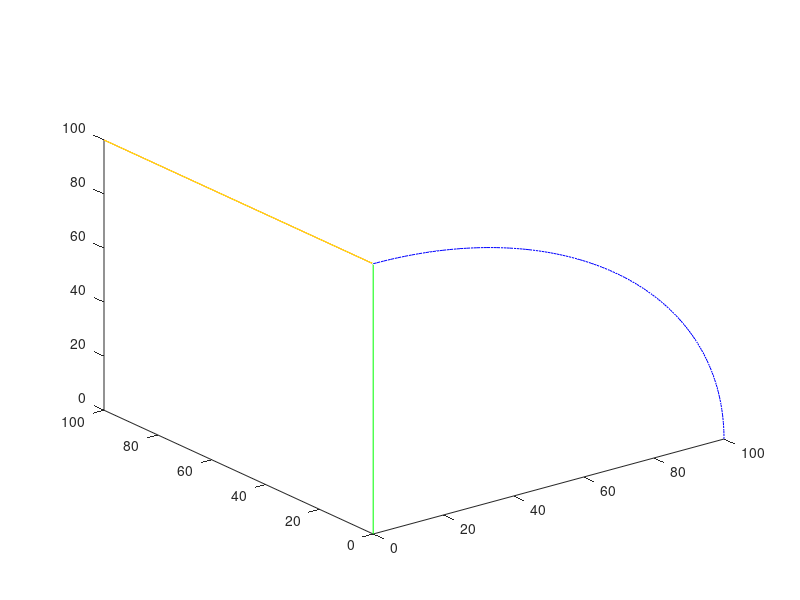

This chart was generated by the following MATLAB code:
p1 =[0 0 100]
p2 = [100 0 0]
p3 = [60 0 80]
p0 = [0 0 0]

t=0:0.01:pi/2
x = 100*sin(t)
y = 100*cos(t)
z = zeros(numel(x),1)
plot3(x,z,y,"b")
grid on 
hold on 

height = 0:1:100
length = 100^2-height.^2
length_y = sqrt(100^2-length./4)
length_x = sqrt(length./4)
final_point = []
plot3([0 0],[0,0],[100,0],"g")
hold on
for i=1:(numel(length))
    plot3(x,z,y,"b")
    hold on
    plot3([0 0],[0,0],[100,0],"g")
    hold on
    line1 = cat(1,[length_x(i) length_y(i) height(i)],[0 0 height(i)])
    line2 = cat(1,[length_x(i) length_y(i) height(i)],[length_x(i).*2 0 height(i)])
    plot3(line1(:,1),line1(:,2),line1(:,3),"r")
    hold on
    plot3(line2(:,1),line2(:,2),line2(:,3),"y")
    hold on
    pause(.05)
    hold off

end
hold off
